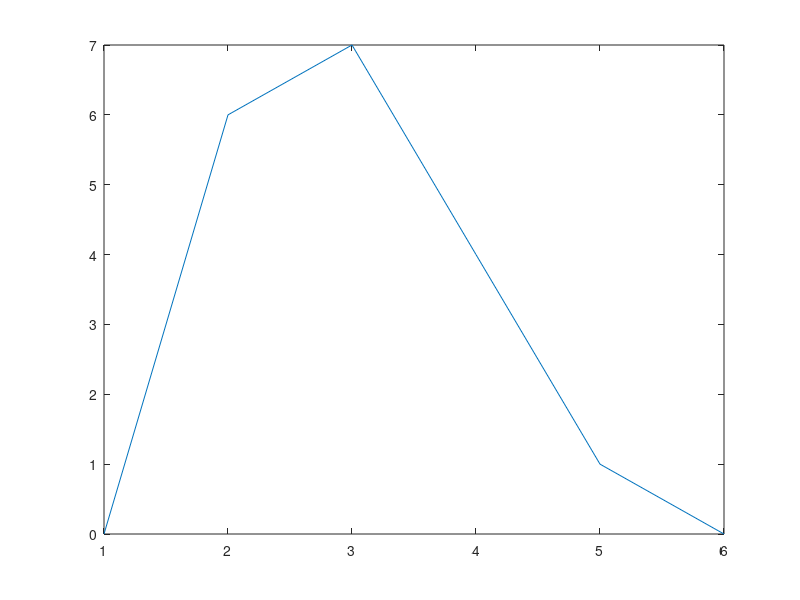

Here is the MATLAB script that generated this plot:
clc;close all;clear all;
x=[3,2,1];
h=[0,2,1,0];
l1=length(x);
l2=length(h);
L=l1+l2-1;
x=[x,zeros(1,l2)];
h=[h,zeros(1,l1)];
z=zeros(1,L);
for a=1:L
    for b=1:a
        if(a-b+1>0)
            z(a)=z(a)+x(b)*h(a-b+1);
        end
    end
end
disp(z);
stem(z);figure(1);
plot(z);figure(2);
